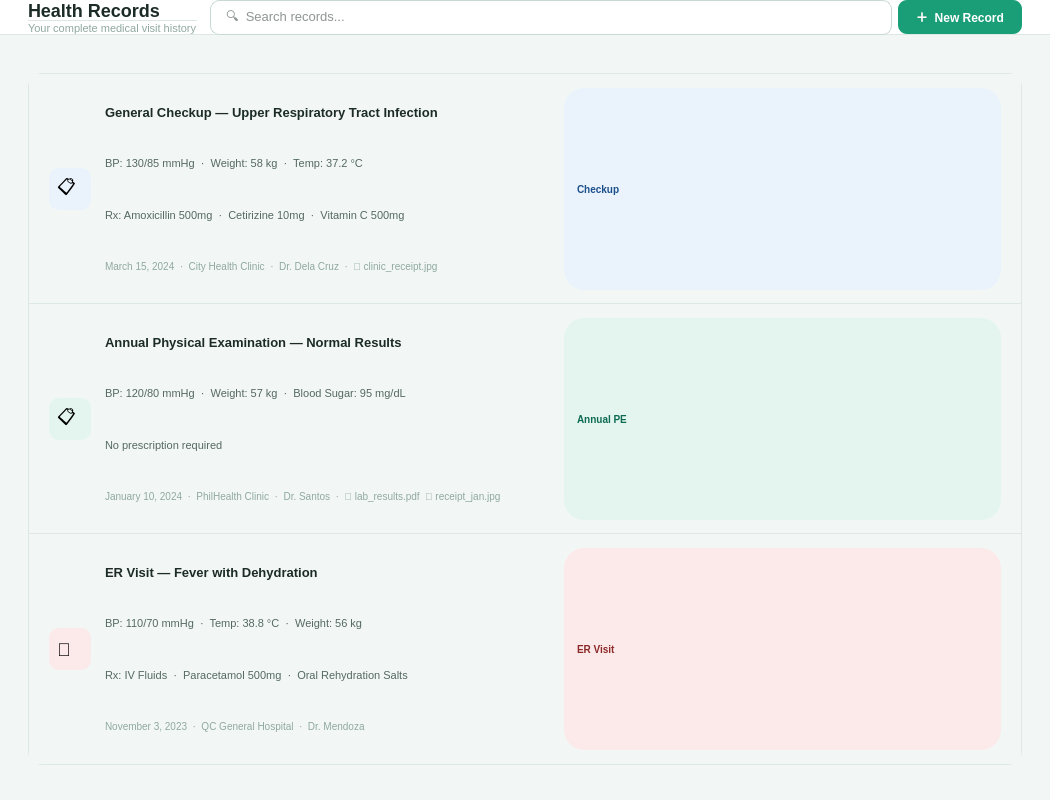
<?xml version="1.0" encoding="UTF-8"?>
<ui version="4.0">
 <class>PageRecords</class>
 <widget class="QWidget" name="PageRecords">
  <property name="geometry"><rect><x>0</x><y>0</y><width>1050</width><height>800</height></rect></property>
  <property name="styleSheet">
   <string>
    QWidget { background-color: #F2F7F5; font-family: "Segoe UI", sans-serif; }
    QLabel { background: transparent; }
    QFrame#card { background: #FFFFFF; border: 1px solid #DDE8E3; border-radius: 14px; }
    QLineEdit { border: 1px solid #C8D9D2; border-radius: 9px; padding: 8px 13px; font-size: 13px; color: #1C2B25; background: #FFFFFF; }
    QLineEdit:focus { border-color: #1A9E78; }
   </string>
  </property>
  <layout class="QVBoxLayout" name="recLayout">
   <property name="spacing"><number>0</number></property>
   <property name="leftMargin"><number>0</number></property><property name="topMargin"><number>0</number></property><property name="rightMargin"><number>0</number></property><property name="bottomMargin"><number>0</number></property>

   <!-- Topbar -->
   <item>
    <widget class="QFrame" name="topbar">
     <property name="styleSheet"><string>QFrame { background: #FFFFFF; border-bottom: 1px solid #DDE8E3; }</string></property>
     <property name="minimumHeight"><number>62</number></property><property name="maximumHeight"><number>62</number></property>
     <layout class="QHBoxLayout"><property name="leftMargin"><number>28</number></property><property name="topMargin"><number>0</number></property><property name="rightMargin"><number>28</number></property><property name="bottomMargin"><number>0</number></property>
      <item><layout class="QVBoxLayout"><property name="spacing"><number>1</number></property>
       <item><widget class="QLabel"><property name="text"><string>Health Records</string></property><property name="styleSheet"><string>QLabel { font-size: 18px; font-weight: bold; color: #1C2B25; }</string></property></widget></item>
       <item><widget class="QLabel"><property name="text"><string>Your complete medical visit history</string></property><property name="styleSheet"><string>QLabel { font-size: 11px; color: #8FA89F; }</string></property></widget></item>
      </layout></item>
      <item><spacer><property name="orientation"><enum>Qt::Horizontal</enum></property></spacer></item>
      <item><widget class="QLineEdit" name="searchInput"><property name="placeholderText"><string>🔍  Search records...</string></property><property name="minimumWidth"><number>200</number></property><property name="maximumWidth"><number>240</number></property></widget></item>
      <item><widget class="QPushButton" name="btnNewRecord"><property name="text"><string>＋  New Record</string></property><property name="styleSheet"><string>QPushButton { background: #1A9E78; color: #FFF; font-size: 12px; font-weight: 600; border: none; border-radius: 9px; padding: 8px 18px; } QPushButton:hover { background: #0D6B52; }</string></property></widget></item>
     </layout>
    </widget>
   </item>

   <item>
    <widget class="QScrollArea" name="scrollArea">
     <property name="widgetResizable"><bool>true</bool></property>
     <property name="frameShape"><enum>QFrame::NoFrame</enum></property>
     <property name="styleSheet"><string>QScrollArea { background: #F2F7F5; border: none; }</string></property>
     <widget class="QWidget" name="scrollContent">
      <layout class="QVBoxLayout">
       <property name="spacing"><number>14</number></property>
       <property name="leftMargin"><number>28</number></property><property name="topMargin"><number>24</number></property><property name="rightMargin"><number>28</number></property><property name="bottomMargin"><number>28</number></property>

       <!-- Tab bar -->
       <item>
        <widget class="QTabBar" name="tabBar">
         <property name="styleSheet">
          <string>
           QTabBar::tab { background: transparent; color: #546860; font-size: 12px; font-weight: 600; padding: 9px 16px; border-bottom: 2px solid transparent; }
           QTabBar::tab:selected { color: #1A9E78; border-bottom: 2px solid #1A9E78; }
           QTabBar::tab:hover { color: #1A9E78; }
          </string>
         </property>
         <property name="expanding"><bool>false</bool></property>
        </widget>
       </item>

       <!-- Records list -->
       <item>
        <widget class="QFrame" name="card">
         <property name="styleSheet"><string>QFrame#card { background: #FFFFFF; border: 1px solid #DDE8E3; border-radius: 14px; }</string></property>
         <layout class="QVBoxLayout"><property name="spacing"><number>0</number></property><property name="leftMargin"><number>0</number></property><property name="topMargin"><number>0</number></property><property name="rightMargin"><number>0</number></property><property name="bottomMargin"><number>0</number></property>

          <!-- Record 1 -->
          <item>
           <widget class="QFrame" name="rec1">
            <property name="styleSheet"><string>QFrame#rec1 { border-bottom: 1px solid #DDE8E3; } QFrame#rec1:hover { background: #F8FBFA; }</string></property>
            <layout class="QHBoxLayout"><property name="leftMargin"><number>20</number></property><property name="topMargin"><number>14</number></property><property name="rightMargin"><number>20</number></property><property name="bottomMargin"><number>14</number></property><property name="spacing"><number>14</number></property>
             <item><widget class="QLabel" name="rec1Icon"><property name="text"><string>📋</string></property><property name="minimumSize"><size><width>42</width><height>42</height></size></property><property name="maximumSize"><size><width>42</width><height>42</height></size></property><property name="styleSheet"><string>QLabel { background: #EAF3FC; border-radius: 10px; font-size: 18px; padding: 4px; }</string></property></widget></item>
             <item>
              <layout class="QVBoxLayout"><property name="spacing"><number>3</number></property>
               <item><widget class="QLabel"><property name="text"><string>General Checkup — Upper Respiratory Tract Infection</string></property><property name="styleSheet"><string>QLabel { font-size: 13px; font-weight: bold; color: #1C2B25; }</string></property></widget></item>
               <item><widget class="QLabel"><property name="text"><string>BP: 130/85 mmHg  ·  Weight: 58 kg  ·  Temp: 37.2 °C</string></property><property name="styleSheet"><string>QLabel { font-size: 11px; color: #546860; }</string></property></widget></item>
               <item><widget class="QLabel"><property name="text"><string>Rx: Amoxicillin 500mg  ·  Cetirizine 10mg  ·  Vitamin C 500mg</string></property><property name="styleSheet"><string>QLabel { font-size: 11px; color: #546860; }</string></property></widget></item>
               <item><widget class="QLabel"><property name="text"><string>March 15, 2024  ·  City Health Clinic  ·  Dr. Dela Cruz  ·  📎 clinic_receipt.jpg</string></property><property name="styleSheet"><string>QLabel { font-size: 10px; color: #8FA89F; }</string></property></widget></item>
              </layout>
             </item>
             <item><spacer><property name="orientation"><enum>Qt::Horizontal</enum></property></spacer></item>
             <item><widget class="QLabel"><property name="text"><string>Checkup</string></property><property name="styleSheet"><string>QLabel { background: #EAF3FC; color: #1A4F8A; font-size: 10px; font-weight: bold; border-radius: 20px; padding: 2px 10px; }</string></property></widget></item>
            </layout>
           </widget>
          </item>

          <!-- Record 2 -->
          <item>
           <widget class="QFrame" name="rec2">
            <property name="styleSheet"><string>QFrame#rec2 { border-bottom: 1px solid #DDE8E3; } QFrame#rec2:hover { background: #F8FBFA; }</string></property>
            <layout class="QHBoxLayout"><property name="leftMargin"><number>20</number></property><property name="topMargin"><number>14</number></property><property name="rightMargin"><number>20</number></property><property name="bottomMargin"><number>14</number></property><property name="spacing"><number>14</number></property>
             <item><widget class="QLabel" name="rec2Icon"><property name="text"><string>📋</string></property><property name="minimumSize"><size><width>42</width><height>42</height></size></property><property name="maximumSize"><size><width>42</width><height>42</height></size></property><property name="styleSheet"><string>QLabel { background: #E3F5EE; border-radius: 10px; font-size: 18px; padding: 4px; }</string></property></widget></item>
             <item>
              <layout class="QVBoxLayout"><property name="spacing"><number>3</number></property>
               <item><widget class="QLabel"><property name="text"><string>Annual Physical Examination — Normal Results</string></property><property name="styleSheet"><string>QLabel { font-size: 13px; font-weight: bold; color: #1C2B25; }</string></property></widget></item>
               <item><widget class="QLabel"><property name="text"><string>BP: 120/80 mmHg  ·  Weight: 57 kg  ·  Blood Sugar: 95 mg/dL</string></property><property name="styleSheet"><string>QLabel { font-size: 11px; color: #546860; }</string></property></widget></item>
               <item><widget class="QLabel"><property name="text"><string>No prescription required</string></property><property name="styleSheet"><string>QLabel { font-size: 11px; color: #546860; }</string></property></widget></item>
               <item><widget class="QLabel"><property name="text"><string>January 10, 2024  ·  PhilHealth Clinic  ·  Dr. Santos  ·  📎 lab_results.pdf  📎 receipt_jan.jpg</string></property><property name="styleSheet"><string>QLabel { font-size: 10px; color: #8FA89F; }</string></property></widget></item>
              </layout>
             </item>
             <item><spacer><property name="orientation"><enum>Qt::Horizontal</enum></property></spacer></item>
             <item><widget class="QLabel"><property name="text"><string>Annual PE</string></property><property name="styleSheet"><string>QLabel { background: #E3F5EE; color: #0D6B52; font-size: 10px; font-weight: bold; border-radius: 20px; padding: 2px 10px; }</string></property></widget></item>
            </layout>
           </widget>
          </item>

          <!-- Record 3 -->
          <item>
           <widget class="QFrame" name="rec3">
            <property name="styleSheet"><string>QFrame#rec3:hover { background: #F8FBFA; }</string></property>
            <layout class="QHBoxLayout"><property name="leftMargin"><number>20</number></property><property name="topMargin"><number>14</number></property><property name="rightMargin"><number>20</number></property><property name="bottomMargin"><number>14</number></property><property name="spacing"><number>14</number></property>
             <item><widget class="QLabel" name="rec3Icon"><property name="text"><string>🚨</string></property><property name="minimumSize"><size><width>42</width><height>42</height></size></property><property name="maximumSize"><size><width>42</width><height>42</height></size></property><property name="styleSheet"><string>QLabel { background: #FCEAEA; border-radius: 10px; font-size: 18px; padding: 4px; }</string></property></widget></item>
             <item>
              <layout class="QVBoxLayout"><property name="spacing"><number>3</number></property>
               <item><widget class="QLabel"><property name="text"><string>ER Visit — Fever with Dehydration</string></property><property name="styleSheet"><string>QLabel { font-size: 13px; font-weight: bold; color: #1C2B25; }</string></property></widget></item>
               <item><widget class="QLabel"><property name="text"><string>BP: 110/70 mmHg  ·  Temp: 38.8 °C  ·  Weight: 56 kg</string></property><property name="styleSheet"><string>QLabel { font-size: 11px; color: #546860; }</string></property></widget></item>
               <item><widget class="QLabel"><property name="text"><string>Rx: IV Fluids  ·  Paracetamol 500mg  ·  Oral Rehydration Salts</string></property><property name="styleSheet"><string>QLabel { font-size: 11px; color: #546860; }</string></property></widget></item>
               <item><widget class="QLabel"><property name="text"><string>November 3, 2023  ·  QC General Hospital  ·  Dr. Mendoza</string></property><property name="styleSheet"><string>QLabel { font-size: 10px; color: #8FA89F; }</string></property></widget></item>
              </layout>
             </item>
             <item><spacer><property name="orientation"><enum>Qt::Horizontal</enum></property></spacer></item>
             <item><widget class="QLabel"><property name="text"><string>ER Visit</string></property><property name="styleSheet"><string>QLabel { background: #FCEAEA; color: #8C2828; font-size: 10px; font-weight: bold; border-radius: 20px; padding: 2px 10px; }</string></property></widget></item>
            </layout>
           </widget>
          </item>

         </layout>
        </widget>
       </item>

       <item><spacer><property name="orientation"><enum>Qt::Vertical</enum></property></spacer></item>
      </layout>
     </widget>
    </widget>
   </item>
  </layout>
 </widget>
 <resources/><connections/>
</ui>
